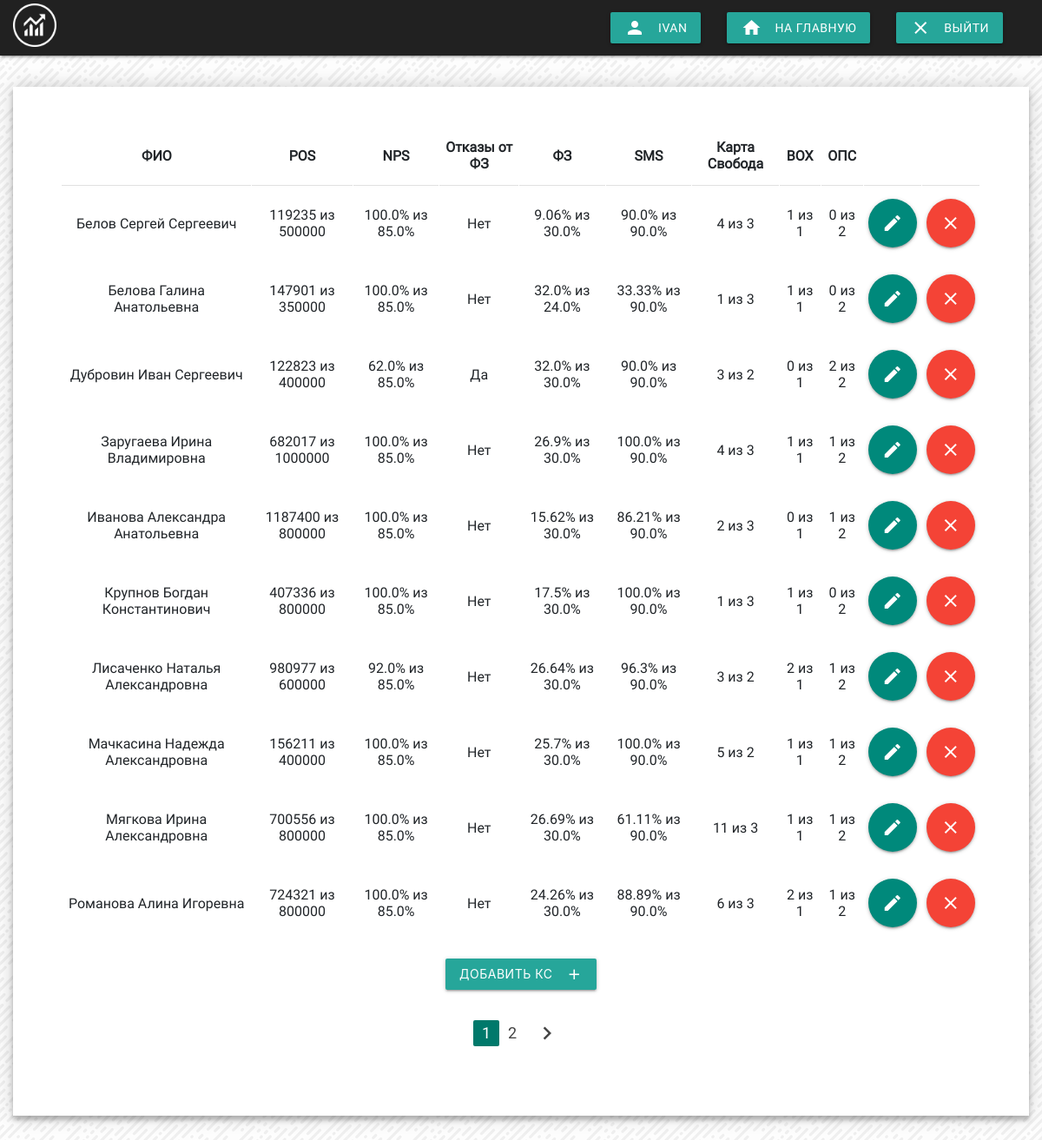
The app's page /employees (signed in), older data.
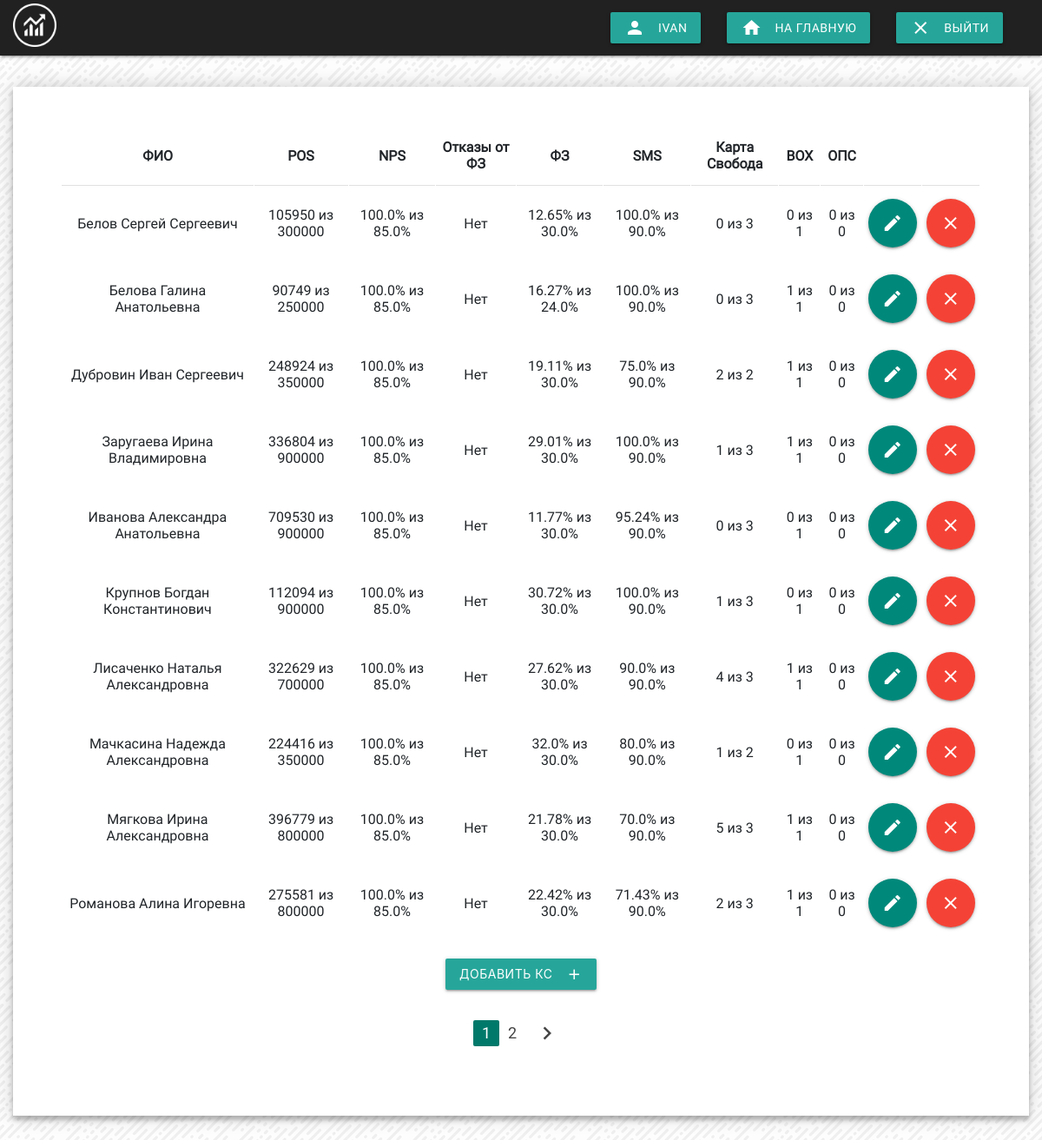
The same page, newer data.
### main_app/models.py (models this page shows, shortened)
class CRUDMixin():
    @classmethod
    def create(cls, **kwargs):
        instance = cls(**kwargs)
        return instance.save()

class User(db.Model, UserMixin, CRUDMixin):
    __tablename__ = 'users'
    id = db.Column(db.Integer, primary_key=True)
    username = db.Column(db.String(30), unique=True, index=True)
    password_hash = db.Column(db.String(128))
    cs = db.relationship('CS', backref='user', lazy=True, cascade="all,delete")
    rating = db.relationship('Rating', backref='user', lazy=True, cascade="all,delete")
    @property
    def password(self):
        raise AttributeError('password is not a readable attribute')

class CS(db.Model, CRUDMixin):
    __tablename__ = 'employees'
    id = db.Column(db.Integer, primary_key=True)
    first_name = db.Column(db.String(100), unique=False, index=True)
    last_name = db.Column(db.String(100), unique=False, index=True)
    middle_name = db.Column(db.String(100), unique=False, index=True)
    pos_plan = db.Column(db.Integer, nullable=False)
    pos_fact = db.Column(db.Integer, nullable=False)
    nps_plan = db.Column(db.Float, nullable=False)
    nps_fact = db.Column(db.Float, nullable=False)
    refund_fz = db.Column(db.Boolean, nullable=False)
    fz_plan = db.Column(db.Float, nullable=False)
    fz_fact = db.Column(db.Float, nullable=False)
    sms_plan = db.Column(db.Float, nullable=False)
    sms_fact = db.Column(db.Float, nullable=False)
    kr_plan = db.Column(db.Integer, nullable=False)
    kr_fact = db.Column(db.Integer, nullable=False)
    box_plan = db.Column(db.Integer, nullable=False)
    box_fact = db.Column(db.Integer, nullable=False)
    ops_plan = db.Column(db.Integer, nullable=False)
    ops_fact = db.Column(db.Integer, nullable=False)
    user_id = db.Column(db.Integer, db.ForeignKey('users.id', ondelete='cascade'), nullable=False)
    def pretty_format(self, num):
        locale.setlocale(locale.LC_ALL, '')
        locale._override_localeconv = {'mon_thousands_sep': ' '}
        return locale.format('%.0f', num, grouping=True)

### main_app/views.py (the view)
@app.route('/employees', methods=['GET', 'POST'])
@login_required
def employees():
    page = request.args.get('page', 1, type=int)
    query = CS.query.filter_by(
                        user_id=current_user.get_id()).\
                        paginate(page=page, per_page=10)
    return render_template('employees.html', items=query)

### main_app/__init__.py (called while the page is built)
@app.before_request
def before_request():
    g.user = current_user

### main_app/models.py (called while the page is built)
@login_manager.user_loader
def load_user(user_id):
    return User.query.get(user_id)

### main_app/templates/employees.html (shortened to what this page needs)
{% extends "base.html" %}
{% from "_formhelpers.html" import render_field %}
{% block content %}
<div class="employees-form">
  <div class="row">
    <div class="col s12">
      {% if items.items %}
      <table class="highlight centered">
        <thead>
          <tr>
              <th>ФИО</th>
              <th>POS</th>
              <th>NPS</th>
              <th>Отказы от ФЗ</th>
              <th>ФЗ</th>
              <th>SMS</th>
              <th>Карта Свобода</th>
              <th>BOX</th>
              <th>ОПС</th>
              <th></th>
          </tr>
        </thead>
        <tbody>
          {% for item in items.items %}
          <tr id="row_{{ item.id }}">
            <td>{{ item.last_name }} {{ item.first_name }} {{ item.middle_name }}</td>
            <td>{{ item.pretty_format(item.pos_fact) }} из {{ item.pretty_format(item.pos_plan) }}</td>
            <td>{{ item.nps_fact }}% из {{ item.nps_plan }}%</td>
            <td>{% if item.refund_fz == True %}
                  Да
                {% else %}
                  Нет
                {% endif %}
            </td>
            <td>{{ item.fz_fact }}% из {{ item.fz_plan }}%</td>
            <td>{{ item.sms_fact }}% из {{ item.sms_plan }}%</td>
            <td>{{ item.kr_fact }} из {{ item.kr_plan }}</td>
            <td>{{ item.box_fact }} из {{ item.box_plan }}</td>
            <td>{{ item.ops_fact }} из {{ item.ops_plan }}</td>
            <td>
                <a class="btn-floating btn-large waves-effect waves-light teal darken-1" href="{{ url_for('edit_cs', id=item.id) }}">
                  <i class="material-icons right">edit</i>
                </a>
            </td>
            <td>
              <button id="delete_cs_{{ item.id }}" class="btn-floating btn-large waves-effect waves-light red">
                <i class="material-icons right">clear</i>
              </button>
            </td>
          </tr>
          {% endfor %}
        </tbody>
      </table>
    </div>
  </div>
  {% else %}
    <h3>Нет записей</h3>
  {% endif %}
  <div class="row">
    <div class="col s12">
      <form action="{{ url_for('add_cs') }}" method="post">
        <button class="btn waves-effect waves-light large" type="submit" name="action">Добавить КС
          <i class="material-icons right">add</i>
        </button>
      </form>
    </div>
  </div>
  <div class="row">
    <div class="col s12">
      <ul class="pagination">
        {% if items.pages <= 1 %}
        {% else %}
        {% for page_num in items.iter_pages(left_edge=1, right_edge=1, left_current=1, right_current=2) %}
          {% if page_num %}
            {% if items.page == page_num %}
              <li class="active"><a href="{{ url_for('employees', page=page_num) }}">{{ page_num }}</a></li>
            {% else %}
              <li class="waves-effect"><a href="{{ url_for('employees', page=page_num) }}">{{ page_num }}</a></li>
            {% endif %}
          {% endif %}
        {% endfor %}
        {% endif %}
        {% if items.has_next %}
          <li class="waves-effect"><a href="{{ url_for('employees', page=items.next_num) }}"><i class="material-icons">chevron_right</i></a></li>
        {% endif %}
      </ul>
    </div>
  </div>
</div>
{% endblock %}

### main_app/templates/base.html (shortened to what this page needs)
<html lang="en">
<head>
	<link rel="stylesheet" type="text/css" href="{{ url_for('static', filename='css/bootstrap.css') }}">
	<link rel="stylesheet" type="text/css" href="{{ url_for('static', filename='css/materialize.css') }}">
	<link rel="stylesheet" type="text/css" href="{{ url_for('static', filename='css/style.css') }}">
	<link rel="stylesheet" type="text/css" href="{{ url_for('static', filename='css/material-icons.css') }}">
</head>
<body>
	<nav class="navbar navbar-expand-md navbar-dark fixed-top blue-grey grey darken-4">
		<i id="logo"><img src="{{ url_for('static', filename='images/logo.png')}}" width="50" height="50"></a></i>
		<div class="navbar-collapse collapse w-100 order-3 dual-collapse2">
			<ul class="navbar ml-auto">
				{% if current_user.is_authenticated %}
				<li class="nav-item">
		    	<a id="name" class="waves-effect waves-light btn"><i class="material-icons left">person</i>{{ current_user.username }}</a>
		  	</li>
				<li class="nav-item">
		    	<a class="waves-effect waves-light btn" href="{{ url_for('index') }}"><i class="material-icons left">home</i>На главную</a>
		  	</li>
				<li class="nav-item">
		    	<a class="waves-effect waves-light btn" href="{{ url_for('logout') }}"><i class="material-icons left">close</i>Выйти</a>
		  	</li>
				{% endif %}
			</ul>
		</div>
	</nav>
	<main>
		<div id="block-content" class="container-fluid">
				{% block content %}
				{% endblock %}
		</div>
	</main>
</body>
</html>

### main_app/static/css/style.css (style rules this page uses)
#logo { font-size: 60px; }
#block-content { padding-top: 100px; }
#name { pointer-events: none; }
::placeholder { color: black; opacity: 1; }
.employees-form { position: relative; z-index: 1; background: #FFFFFF; margin: 0 auto 50px; padding: 45px; text-align: center; box-shadow: 0 0 20px 0 rgba(0, 0, 0, 0.2), 0 5px 5px 0 rgba(0, 0, 0, 0.24); }
.pagination { display: flex; align-items: center; justify-content: center; }
.pagination li.active { background: #00796b; }
#rating-table th, td { border-style: solid; border-width: 0 1px 1px 0; border-color: white; }

Row changes from the older to the newer data that the page shows:
changed CS "Белов": pretty_format "119235" → "105950"; pretty_format "500000" → "300000"; fz_fact "9.06" → "12.65"; sms_fact "90.0" → "100.0"; kr_fact "4" → "0"; box_fact "1" → "0"; ops_plan "2" → "0"
changed CS "Белова": pretty_format "147901" → "90749"; pretty_format "350000" → "250000"; fz_fact "32.0" → "16.27"; sms_fact "33.33" → "100.0"; kr_fact "1" → "0"; ops_plan "2" → "0"
changed CS "Дубровин": pretty_format "122823" → "248924"; pretty_format "400000" → "350000"; nps_fact "62.0" → "100.0"; fz_fact "32.0" → "19.11"; sms_fact "90.0" → "75.0"; kr_fact "3" → "2"; box_fact "0" → "1"; ops_fact "2" → "0"; ops_plan "2" → "0"; refund_fz "Да" → "Нет"
changed CS "Заругаева": pretty_format "682017" → "336804"; pretty_format "1000000" → "900000"; fz_fact "26.9" → "29.01"; kr_fact "4" → "1"; ops_fact "1" → "0"; ops_plan "2" → "0"
changed CS "Иванова": pretty_format "1187400" → "709530"; pretty_format "800000" → "900000"; fz_fact "15.62" → "11.77"; sms_fact "86.21" → "95.24"; kr_fact "2" → "0"; ops_fact "1" → "0"; ops_plan "2" → "0"
changed CS "Крупнов": pretty_format "407336" → "112094"; pretty_format "800000" → "900000"; fz_fact "17.5" → "30.72"; box_fact "1" → "0"; ops_plan "2" → "0"
changed CS "Лисаченко": pretty_format "980977" → "322629"; pretty_format "600000" → "700000"; nps_fact "92.0" → "100.0"; fz_fact "26.64" → "27.62"; sms_fact "96.3" → "90.0"; kr_fact "3" → "4"; kr_plan "2" → "3"; box_fact "2" → "1"; ops_fact "1" → "0"; ops_plan "2" → "0"
changed CS "Мачкасина": pretty_format "156211" → "224416"; pretty_format "400000" → "350000"; fz_fact "25.7" → "32.0"; sms_fact "100.0" → "80.0"; kr_fact "5" → "1"; box_fact "1" → "0"; ops_fact "1" → "0"; ops_plan "2" → "0"
changed CS "Мягкова": pretty_format "700556" → "396779"; fz_fact "26.69" → "21.78"; sms_fact "61.11" → "70.0"; kr_fact "11" → "5"; ops_fact "1" → "0"; ops_plan "2" → "0"
changed CS "Романова": pretty_format "724321" → "275581"; fz_fact "24.26" → "22.42"; sms_fact "88.89" → "71.43"; kr_fact "6" → "2"; box_fact "2" → "1"; ops_fact "1" → "0"; ops_plan "2" → "0"
